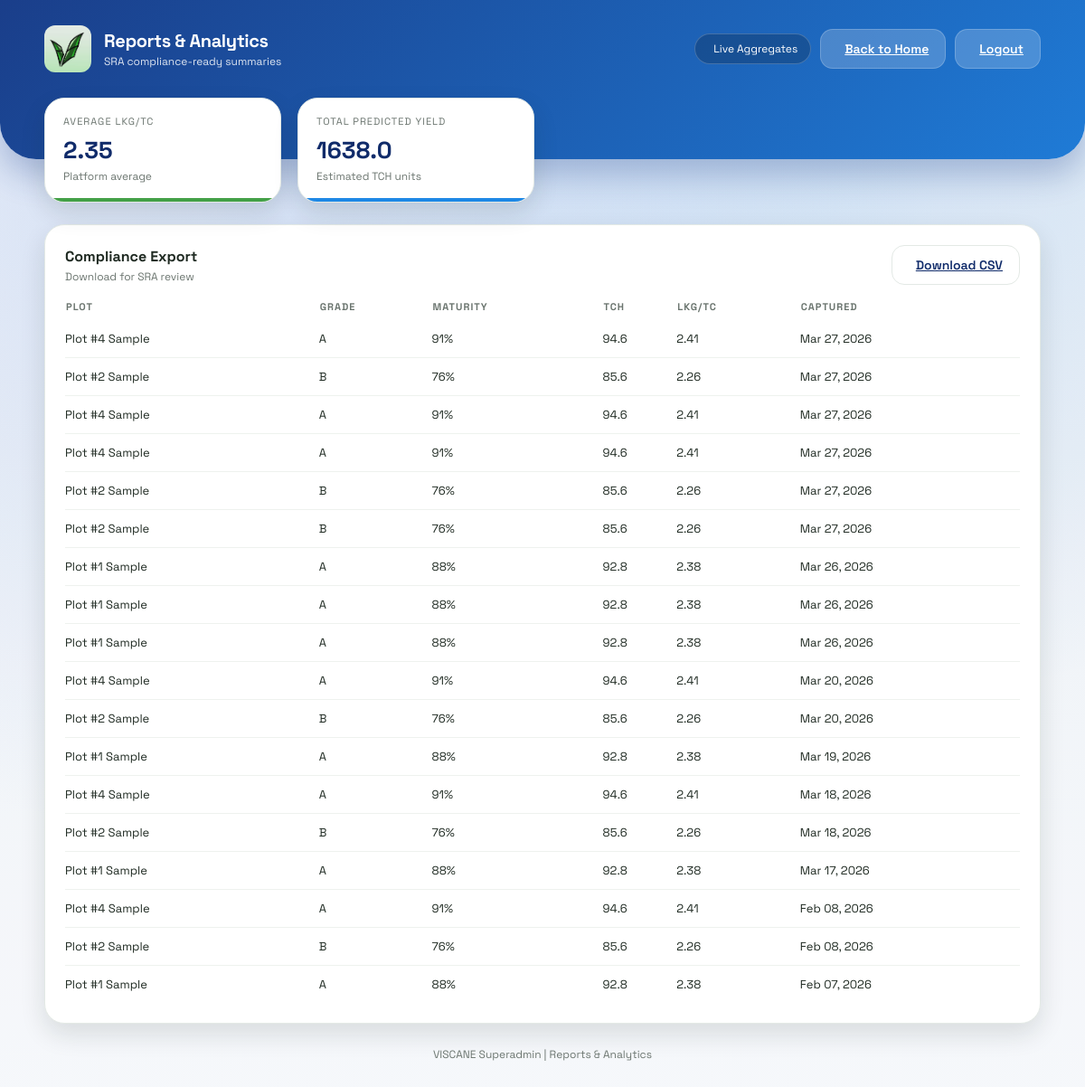
Screenshot of /superadmin/reports (signed in) with the database file from the repository.
### models.py (models this page shows)
class Scan(db.Model):
    id = db.Column(db.Integer, primary_key=True)
    user_id = db.Column(db.Integer, db.ForeignKey('user.id', ondelete='CASCADE'), nullable=False)
    plot_name = db.Column(db.String(80), nullable=False)
    grade = db.Column(db.String(2), nullable=False)
    maturity_pct = db.Column(db.Integer, nullable=False)
    status = db.Column(db.String(20), nullable=False, default='pending')
    created_at = db.Column(db.DateTime, default=datetime.utcnow, nullable=False)
    user = db.relationship('User', backref=db.backref('scans', lazy=True, cascade='all, delete-orphan'))

### app.py (the view)
@app.route('/superadmin/reports')
@role_required('superadmin')
def superadmin_reports():
    scans = Scan.query.order_by(Scan.created_at.desc()).all()
    total_scans = len(scans)
    rows = []
    total_tch = 0
    total_lkg_tc = 0
    for scan in scans:
        tch, lkg_tc, _ = estimate_scan_metrics(scan)
        total_tch += tch
        total_lkg_tc += lkg_tc
        rows.append({
            "plot_name": scan.plot_name,
            "grade": scan.grade,
            "maturity_pct": scan.maturity_pct,
            "tch": tch,
            "lkg_tc": lkg_tc,
            "created_at": scan.created_at
        })
    avg_lkg_tc = round(total_lkg_tc / total_scans, 2) if total_scans else 0
    total_predicted_yield = round(total_tch, 2) if total_scans else 0
    report = {
        "avg_lkg_tc": avg_lkg_tc,
        "total_predicted_yield": total_predicted_yield,
        "total_scans": total_scans
    }
    return render_template(
        'superadmin_reports.html',
        report=report,
        rows=rows,
        current_admin=get_current_admin()
    )

### app.py (called while the page is built)
def role_required(required_role):
    def decorator(view):
        @wraps(view)
        def wrapped(*args, **kwargs):
            admin_id = session.get('admin_id')
            if not admin_id:
                return redirect(url_for('admin_login'))
            admin = Admin.query.get(admin_id)
            if not admin or admin.is_archived or admin.role != required_role:
                return redirect(url_for('admin_portal'))
            return view(*args, **kwargs)
        return wrapped
    return decorator

def get_current_admin():
    admin_id = session.get('admin_id')
    if not admin_id:
        return None
    admin = Admin.query.get(admin_id)
    if not admin or admin.is_archived:
        return None
    return admin

def estimate_scan_metrics(scan):
    maturity = scan.maturity_pct or 0
    estimated_tch = round(40 + (maturity * 0.6), 2)
    estimated_lkg_tc = round(1.5 + (maturity * 0.01), 2)
    estimated_trash_pct = round(max(2, 12 - (maturity * 0.08)), 2)
    return estimated_tch, estimated_lkg_tc, estimated_trash_pct

### templates/superadmin_reports.html (shortened to what this page needs)
<!DOCTYPE html>
<html lang="en">
<head>
    <link rel="stylesheet" href="{{ url_for('static', filename='style.css') }}">
</head>
<body class="admin-layout">
    <header class="dashboard-header">
        <div class="header-content">
            <div class="brand">
                <div class="brand-icon">
                    <img src="{{ url_for('static', filename='logo.jpg') }}" alt="VISCANE Logo" style="width: 100%; height: 100%; object-fit: cover; border-radius: 12px;">
                </div>
                <div>
                    <p class="brand-title">Reports & Analytics</p>
                    <p class="brand-subtitle">SRA compliance-ready summaries</p>
                </div>
            </div>
            <div class="header-actions">
                <div class="status-pill">
                    Live Aggregates
                </div>
                <a class="btn light" href="/superadmin">
                    Back to Home
                </a>
                <a class="btn light" href="/admin-logout">
                    Logout
                </a>
            </div>
        </div>
    </header>
    <main class="dashboard-container fade-in">
        <section class="stats-grid">
            <div class="stat-card accent-green">
                <div class="stat-label">Average LKG/TC</div>
                <div class="stat-value">{{ report.avg_lkg_tc }}</div>
                <div class="stat-meta">Platform average</div>
            </div>
            <div class="stat-card accent-blue">
                <div class="stat-label">Total Predicted Yield</div>
                <div class="stat-value">{{ report.total_predicted_yield }}</div>
                <div class="stat-meta">Estimated TCH units</div>
            </div>
        </section>
        <section class="panel">
            <div class="panel-header">
                <div>
                    <h3 class="panel-title">Compliance Export</h3>
                    <p class="panel-subtitle">Download for SRA review</p>
                </div>
                <a class="btn ghost" href="/superadmin/reports/download">
                    Download CSV
                </a>
            </div>
            <table class="data-table">
                <thead>
                    <tr>
                        <th>Plot</th>
                        <th>Grade</th>
                        <th>Maturity</th>
                        <th>TCH</th>
                        <th>LKG/TC</th>
                        <th>Captured</th>
                    </tr>
                </thead>
                <tbody>
                    {% if rows %}
                        {% for row in rows %}
                            <tr>
                                <td>{{ row.plot_name }}</td>
                                <td>{{ row.grade }}</td>
                                <td>{{ row.maturity_pct }}%</td>
                                <td>{{ row.tch }}</td>
                                <td>{{ row.lkg_tc }}</td>
                                <td>{{ row.created_at.strftime('%b %d, %Y') }}</td>
                            </tr>
                        {% endfor %}
                    {% else %}
                        <tr>
                            <td colspan="6">No scan data available for reporting.</td>
                        </tr>
                    {% endif %}
                </tbody>
            </table>
        </section>
        <div class="footer-link">VISCANE Superadmin | Reports & Analytics</div>
    </main>
</body>
</html>

### rows the page displays
Scan: plot_name "Plot #4 Sample", grade "A", maturity_pct "91", tch "94.6", lkg_tc "2.41", created_at "Mar 27, 2026"
Scan: plot_name "Plot #2 Sample", grade "B", maturity_pct "76", tch "85.6", lkg_tc "2.26", created_at "Mar 27, 2026"
Scan: plot_name "Plot #4 Sample", grade "A", maturity_pct "91", tch "94.6", lkg_tc "2.41", created_at "Mar 27, 2026"
Scan: plot_name "Plot #4 Sample", grade "A", maturity_pct "91", tch "94.6", lkg_tc "2.41", created_at "Mar 27, 2026"
Scan: plot_name "Plot #2 Sample", grade "B", maturity_pct "76", tch "85.6", lkg_tc "2.26", created_at "Mar 27, 2026"
Scan: plot_name "Plot #2 Sample", grade "B", maturity_pct "76", tch "85.6", lkg_tc "2.26", created_at "Mar 27, 2026"
Scan: plot_name "Plot #1 Sample", grade "A", maturity_pct "88", tch "92.8", lkg_tc "2.38", created_at "Mar 26, 2026"
Scan: plot_name "Plot #1 Sample", grade "A", maturity_pct "88", tch "92.8", lkg_tc "2.38", created_at "Mar 26, 2026"
Scan: plot_name "Plot #1 Sample", grade "A", maturity_pct "88", tch "92.8", lkg_tc "2.38", created_at "Mar 26, 2026"
Scan: plot_name "Plot #4 Sample", grade "A", maturity_pct "91", tch "94.6", lkg_tc "2.41", created_at "Mar 20, 2026"
Scan: plot_name "Plot #2 Sample", grade "B", maturity_pct "76", tch "85.6", lkg_tc "2.26", created_at "Mar 20, 2026"
Scan: plot_name "Plot #1 Sample", grade "A", maturity_pct "88", tch "92.8", lkg_tc "2.38", created_at "Mar 19, 2026"
Scan: plot_name "Plot #4 Sample", grade "A", maturity_pct "91", tch "94.6", lkg_tc "2.41", created_at "Mar 18, 2026"
Scan: plot_name "Plot #2 Sample", grade "B", maturity_pct "76", tch "85.6", lkg_tc "2.26", created_at "Mar 18, 2026"
Scan: plot_name "Plot #1 Sample", grade "A", maturity_pct "88", tch "92.8", lkg_tc "2.38", created_at "Mar 17, 2026"
Scan: plot_name "Plot #4 Sample", grade "A", maturity_pct "91", tch "94.6", lkg_tc "2.41", created_at "Feb 08, 2026"
Scan: plot_name "Plot #2 Sample", grade "B", maturity_pct "76", tch "85.6", lkg_tc "2.26", created_at "Feb 08, 2026"
Scan: plot_name "Plot #1 Sample", grade "A", maturity_pct "88", tch "92.8", lkg_tc "2.38", created_at "Feb 07, 2026"

### other values shown
{{ report.avg_lkg_tc }} "2.35"
{{ report.total_predicted_yield }} "1638.0"
